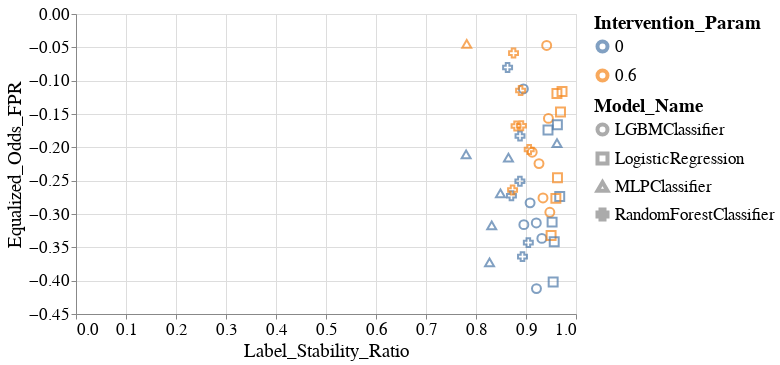

Here is the notebook cell this chart was saved with:
### Code cell
create_scatter_plot(melted_all_group_metrics_per_model_dct,
                    group='male&race',
                    fairness_metric_name='Equalized_Odds_FPR',
                    stability_metric_name='Label_Stability_Ratio')

### Figure 1 — Vega-Lite specification as saved in the notebook (floating-point values rounded to 4 significant figures)
{"config": {"view": {"continuousWidth": 400, "continuousHeight": 300}, "axis": {"labelFontSize": 17, "labelFontWeight": "normal", "titleFontSize": 19, "titleFontWeight": "normal"}, "legend": {"labelFontSize": 17, "labelLimit": 200, "symbolStrokeWidth": 4, "titleFontSize": 19, "titleLimit": 220}, "title": {"fontSize": 17}}, "data": {"name": "data-74ff2a6e177dfa0b0862961b11bbd035"}, "mark": {"type": "point", "size": 60}, "encoding": {"color": {"field": "Intervention_Param", "type": "nominal"}, "shape": {"field": "Model_Name", "type": "nominal"}, "size": {"value": 80}, "x": {"field": "Label_Stability_Ratio", "type": "quantitative"}, "y": {"field": "Equalized_Odds_FPR", "type": "quantitative"}}, "height": 300, "width": 500, "$schema": "https://vega.github.io/schema/vega-lite/v4.17.0.json", "datasets": {"data-74ff2a6e177dfa0b0862961b11bbd035": [{"Model_Name": "LGBMClassifier", "Experiment_Iteration": "Exp_iter_1", "Intervention_Param": 0.6, "Test_Set_Index": 0, "Group": "male&race", "Equalized_Odds_FPR": -0.1566, "Label_Stability_Ratio": 0.9449}, {"Model_Name": "LGBMClassifier", "Experiment_Iteration": "Exp_iter_1", "Intervention_Param": 0.0, "Test_Set_Index": 0, "Group": "male&race", "Equalized_Odds_FPR": -0.3134, "Label_Stability_Ratio": 0.9206}, {"Model_Name": "LGBMClassifier", "Experiment_Iteration": "Exp_iter_2", "Intervention_Param": 0.6, "Test_Set_Index": 0, "Group": "male&race", "Equalized_Odds_FPR": -0.2759, "Label_Stability_Ratio": 0.934}, {"Model_Name": "LGBMClassifier", "Experiment_Iteration": "Exp_iter_2", "Intervention_Param": 0.0, "Test_Set_Index": 0, "Group": "male&race", "Equalized_Odds_FPR": -0.3366, "Label_Stability_Ratio": 0.9317}, {"Model_Name": "LGBMClassifier", "Experiment_Iteration": "Exp_iter_3", "Intervention_Param": 0.6, "Test_Set_Index": 0, "Group": "male&race", "Equalized_Odds_FPR": -0.2074, "Label_Stability_Ratio": 0.9124}, {"Model_Name": "LGBMClassifier", "Experiment_Iteration": "Exp_iter_3", "Intervention_Param": 0.0, "Test_Set_Index": 0, "Group": "male&race", "Equalized_Odds_FPR": -0.2833, "Label_Stability_Ratio": 0.9082}, {"Model_Name": "LGBMClassifier", "Experiment_Iteration": "Exp_iter_4", "Intervention_Param": 0.6, "Test_Set_Index": 0, "Group": "male&race", "Equalized_Odds_FPR": -0.2974, "Label_Stability_Ratio": 0.9477}, {"Model_Name": "LGBMClassifier", "Experiment_Iteration": "Exp_iter_4", "Intervention_Param": 0.0, "Test_Set_Index": 0, "Group": "male&race", "Equalized_Odds_FPR": -0.4119, "Label_Stability_Ratio": 0.9209}, {"Model_Name": "LGBMClassifier", "Experiment_Iteration": "Exp_iter_5", "Intervention_Param": 0.6, "Test_Set_Index": 0, "Group": "male&race", "Equalized_Odds_FPR": -0.0472, "Label_Stability_Ratio": 0.9414}, {"Model_Name": "LGBMClassifier", "Experiment_Iteration": "Exp_iter_5", "Intervention_Param": 0.0, "Test_Set_Index": 0, "Group": "male&race", "Equalized_Odds_FPR": -0.1124, "Label_Stability_Ratio": 0.8948}, {"Model_Name": "LGBMClassifier", "Experiment_Iteration": "Exp_iter_6", "Intervention_Param": 0.6, "Test_Set_Index": 0, "Group": "male&race", "Equalized_Odds_FPR": -0.2244, "Label_Stability_Ratio": 0.926}, {"Model_Name": "LGBMClassifier", "Experiment_Iteration": "Exp_iter_6", "Intervention_Param": 0.0, "Test_Set_Index": 0, "Group": "male&race", "Equalized_Odds_FPR": -0.3159, "Label_Stability_Ratio": 0.8957}, {"Model_Name": "LogisticRegression", "Experiment_Iteration": "Exp_iter_1", "Intervention_Param": 0.6, "Test_Set_Index": 0, "Group": "male&race", "Equalized_Odds_FPR": -0.1469, "Label_Stability_Ratio": 0.969}, {"Model_Name": "LogisticRegression", "Experiment_Iteration": "Exp_iter_1", "Intervention_Param": 0.0, "Test_Set_Index": 0, "Group": "male&race", "Equalized_Odds_FPR": -0.2736, "Label_Stability_Ratio": 0.9675}, {"Model_Name": "LogisticRegression", "Experiment_Iteration": "Exp_iter_2", "Intervention_Param": 0.6, "Test_Set_Index": 0, "Group": "male&race", "Equalized_Odds_FPR": -0.2765, "Label_Stability_Ratio": 0.9597}, {"Model_Name": "LogisticRegression", "Experiment_Iteration": "Exp_iter_2", "Intervention_Param": 0.0, "Test_Set_Index": 0, "Group": "male&race", "Equalized_Odds_FPR": -0.3122, "Label_Stability_Ratio": 0.9522}, {"Model_Name": "LogisticRegression", "Experiment_Iteration": "Exp_iter_3", "Intervention_Param": 0.6, "Test_Set_Index": 0, "Group": "male&race", "Equalized_Odds_FPR": -0.1162, "Label_Stability_Ratio": 0.9721}, {"Model_Name": "LogisticRegression", "Experiment_Iteration": "Exp_iter_3", "Intervention_Param": 0.0, "Test_Set_Index": 0, "Group": "male&race", "Equalized_Odds_FPR": -0.174, "Label_Stability_Ratio": 0.944}, {"Model_Name": "LogisticRegression", "Experiment_Iteration": "Exp_iter_4", "Intervention_Param": 0.6, "Test_Set_Index": 0, "Group": "male&race", "Equalized_Odds_FPR": -0.3322, "Label_Stability_Ratio": 0.9502}, {"Model_Name": "LogisticRegression", "Experiment_Iteration": "Exp_iter_4", "Intervention_Param": 0.0, "Test_Set_Index": 0, "Group": "male&race", "Equalized_Odds_FPR": -0.4021, "Label_Stability_Ratio": 0.9543}, {"Model_Name": "LogisticRegression", "Experiment_Iteration": "Exp_iter_5", "Intervention_Param": 0.6, "Test_Set_Index": 0, "Group": "male&race", "Equalized_Odds_FPR": -0.1193, "Label_Stability_Ratio": 0.9619}, {"Model_Name": "LogisticRegression", "Experiment_Iteration": "Exp_iter_5", "Intervention_Param": 0.0, "Test_Set_Index": 0, "Group": "male&race", "Equalized_Odds_FPR": -0.1662, "Label_Stability_Ratio": 0.9628}, {"Model_Name": "LogisticRegression", "Experiment_Iteration": "Exp_iter_6", "Intervention_Param": 0.6, "Test_Set_Index": 0, "Group": "male&race", "Equalized_Odds_FPR": -0.2457, "Label_Stability_Ratio": 0.963}, {"Model_Name": "LogisticRegression", "Experiment_Iteration": "Exp_iter_6", "Intervention_Param": 0.0, "Test_Set_Index": 0, "Group": "male&race", "Equalized_Odds_FPR": -0.3418, "Label_Stability_Ratio": 0.9565}, {"Model_Name": "MLPClassifier", "Experiment_Iteration": "Exp_iter_1", "Intervention_Param": 0.0, "Test_Set_Index": 0, "Group": "male&race", "Equalized_Odds_FPR": -0.2156, "Label_Stability_Ratio": 0.8649}, {"Model_Name": "MLPClassifier", "Experiment_Iteration": "Exp_iter_2", "Intervention_Param": 0.0, "Test_Set_Index": 0, "Group": "male&race", "Equalized_Odds_FPR": -0.2691, "Label_Stability_Ratio": 0.8489}, {"Model_Name": "MLPClassifier", "Experiment_Iteration": "Exp_iter_3", "Intervention_Param": 0.0, "Test_Set_Index": 0, "Group": "male&race", "Equalized_Odds_FPR": -0.2104, "Label_Stability_Ratio": 0.7802}, {"Model_Name": "MLPClassifier", "Experiment_Iteration": "Exp_iter_4", "Intervention_Param": 0.0, "Test_Set_Index": 0, "Group": "male&race", "Equalized_Odds_FPR": -0.3725, "Label_Stability_Ratio": 0.8271}, {"Model_Name": "MLPClassifier", "Experiment_Iteration": "Exp_iter_5", "Intervention_Param": 0.0, "Test_Set_Index": 0, "Group": "male&race", "Equalized_Odds_FPR": -0.1937, "Label_Stability_Ratio": 0.962}, {"Model_Name": "MLPClassifier", "Experiment_Iteration": "Exp_iter_5", "Intervention_Param": 0.6, "Test_Set_Index": 0, "Group": "male&race", "Equalized_Odds_FPR": -0.04497, "Label_Stability_Ratio": 0.7815}, {"Model_Name": "MLPClassifier", "Experiment_Iteration": "Exp_iter_6", "Intervention_Param": 0.0, "Test_Set_Index": 0, "Group": "male&race", "Equalized_Odds_FPR": -0.3169, "Label_Stability_Ratio": 0.8314}, {"Model_Name": "RandomForestClassifier", "Experiment_Iteration": "Exp_iter_1", "Intervention_Param": 0.6, "Test_Set_Index": 0, "Group": "male&race", "Equalized_Odds_FPR": -0.1147, "Label_Stability_Ratio": 0.8892}, {"Model_Name": "RandomForestClassifier", "Experiment_Iteration": "Exp_iter_1", "Intervention_Param": 0.0, "Test_Set_Index": 0, "Group": "male&race", "Equalized_Odds_FPR": -0.2725, "Label_Stability_Ratio": 0.8709}, {"Model_Name": "RandomForestClassifier", "Experiment_Iteration": "Exp_iter_2", "Intervention_Param": 0.6, "Test_Set_Index": 0, "Group": "male&race", "Equalized_Odds_FPR": -0.264, "Label_Stability_Ratio": 0.8731}, {"Model_Name": "RandomForestClassifier", "Experiment_Iteration": "Exp_iter_2", "Intervention_Param": 0.0, "Test_Set_Index": 0, "Group": "male&race", "Equalized_Odds_FPR": -0.2509, "Label_Stability_Ratio": 0.8878}, {"Model_Name": "RandomForestClassifier", "Experiment_Iteration": "Exp_iter_3", "Intervention_Param": 0.6, "Test_Set_Index": 0, "Group": "male&race", "Equalized_Odds_FPR": -0.1679, "Label_Stability_Ratio": 0.8802}, {"Model_Name": "RandomForestClassifier", "Experiment_Iteration": "Exp_iter_3", "Intervention_Param": 0.0, "Test_Set_Index": 0, "Group": "male&race", "Equalized_Odds_FPR": -0.1831, "Label_Stability_Ratio": 0.888}, {"Model_Name": "RandomForestClassifier", "Experiment_Iteration": "Exp_iter_4", "Intervention_Param": 0.6, "Test_Set_Index": 0, "Group": "male&race", "Equalized_Odds_FPR": -0.2033, "Label_Stability_Ratio": 0.9064}, {"Model_Name": "RandomForestClassifier", "Experiment_Iteration": "Exp_iter_4", "Intervention_Param": 0.0, "Test_Set_Index": 0, "Group": "male&race", "Equalized_Odds_FPR": -0.343, "Label_Stability_Ratio": 0.9047}, {"Model_Name": "RandomForestClassifier", "Experiment_Iteration": "Exp_iter_5", "Intervention_Param": 0.6, "Test_Set_Index": 0, "Group": "male&race", "Equalized_Odds_FPR": -0.05863, "Label_Stability_Ratio": 0.8751}, {"Model_Name": "RandomForestClassifier", "Experiment_Iteration": "Exp_iter_5", "Intervention_Param": 0.0, "Test_Set_Index": 0, "Group": "male&race", "Equalized_Odds_FPR": -0.08037, "Label_Stability_Ratio": 0.8632}, {"Model_Name": "RandomForestClassifier", "Experiment_Iteration": "Exp_iter_6", "Intervention_Param": 0.6, "Test_Set_Index": 0, "Group": "male&race", "Equalized_Odds_FPR": -0.1676, "Label_Stability_Ratio": 0.8908}, {"Model_Name": "RandomForestClassifier", "Experiment_Iteration": "Exp_iter_6", "Intervention_Param": 0.0, "Test_Set_Index": 0, "Group": "male&race", "Equalized_Odds_FPR": -0.364, "Label_Stability_Ratio": 0.893}]}}
